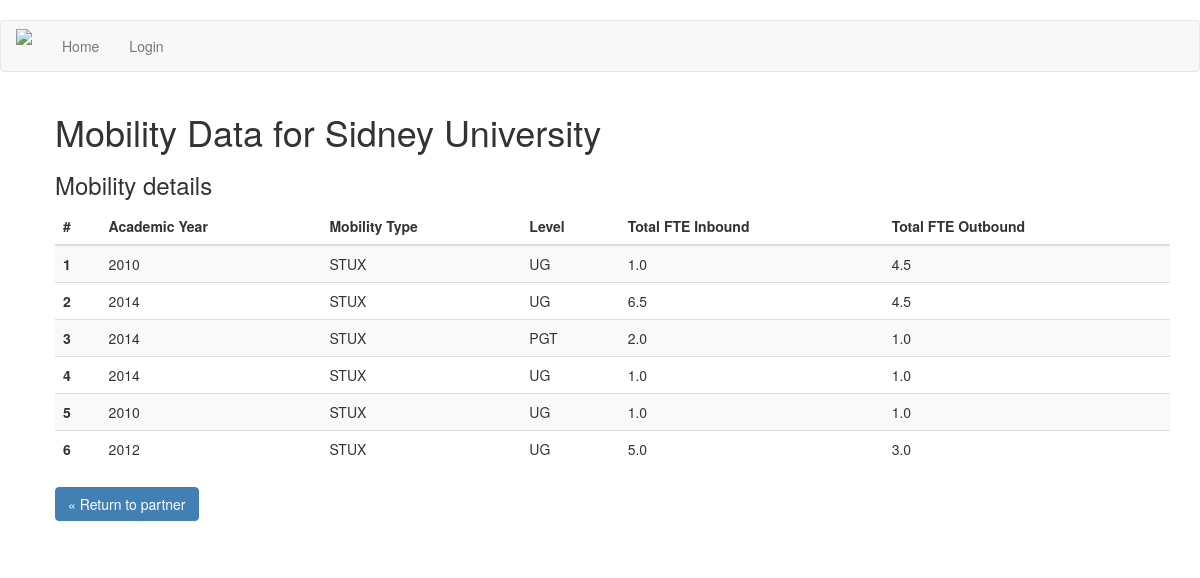
Screenshot of /mobilitydata/1 with the database file from the repository.
### app/models.py (models this page shows, shortened)
class Partner(db.Model):
	id = db.Column(db.Integer, primary_key=True)
	name = db.Column(db.String(80), index=True, unique=True)
	offname = db.Column(db.String(80), index=True)
	ptype = db.Column(db.String(128))
	city = db.Column(db.String(128))
	country = db.Column(db.String(128))
	contact = db.Column(db.String(64))
	owner = db.Column(db.Integer, db.ForeignKey('user.id'))
	created_date = db.Column(db.DateTime, index=True, default=datetime.utcnow)
	last_updated = db.Column(db.Date, index=True)
	updated_by = db.Column(db.Integer)
	agreement = db.relationship('Agreement', backref='partner_org', lazy='dynamic')
	visit = db.relationship('Visit', backref='visit_ref', lazy='dynamic')

class Mobility(db.Model):
	id = db.Column(db.Integer, primary_key=True)
	agreement = db.Column(db.Integer, db.ForeignKey('agreement.id'))
	mobilitytype = db.Column(db.String, db.ForeignKey('agree_type.code'))
	partner = db.Column(db.Integer, db.ForeignKey('partner.id'))
	level = db.Column(db.String)
	session = db.Column(db.Integer)
	totalout = db.Column(db.Float)
	totalin = db.Column(db.Float)

### app/routes.py (the view)
@app.route('/mobilitydata/<id>')
def mobilitydata(id):
	partner = Partner.query.filter_by(id=id).first_or_404()
	mobilities = Mobility.query.filter_by(partner=id).all()
	agreetypes = AgreeType.query.all()
	return render_template('mobilitydata.html', partner=partner, agreetypes=agreetypes, mobilities=mobilities)

### app/templates/mobilitydata.html (shortened to what this page needs)
{% extends "base.html" %}
{% block app_content %}
	<head>
	</head>
	<body>
		<div class="container-fluid" id="container">
			<h1>Mobility Data for {{ partner.name }}</h1>
        	<h3>Mobility details</h3>
            <table class="table table-striped">
				<thead>
				<tr>
					<th scope="col">#</th>
					<th scope="col">Academic Year</th>
			      	<th scope="col">Mobility Type</th>
			      	<th scope="col">Level</th>
			      	<th scope="col">Total FTE Inbound</th>
			      	<th scope="col">Total FTE Outbound</th>
			    </tr>
				</thead>
				<tbody>
			  	{% for m in mobilities %}
			    <tr>
					<th scope="row">{{ m.id }}</th>
					<td>{{ m.session }}</td>
			    	<td>{{ m.mobilitytype }}</td>
			    	<td>{{ m.level }}</td>
					<td>{{ m.totalin }}</td>
			    	<td>{{ m.totalout }}</td>
				</tr>
			    {% endfor %}
				</tbody>
			</table>
			<p><a class="btn btn-primary btn-small" href="{{ url_for('partner', id=partner.id)}}" role="button">&laquo; Return to partner </a></p>
			</div>
	</body>
{% endblock %}

### app/templates/base.html (style rules this page uses)
body { background-image: url("https://images.unsplash.com/photo-1481627834876-b7833e8f5570?ixlib=rb-0.3.5&ixid=eyJhcHBfaWQiOjEyMDd9&s=7857ea46fded9c0fcb5b65b9a20a41d9&auto=format&fit=crop&w=1741&q=80"); height: 100%; background-size: cover; background-position: center; background-repeat: no-repeat; padding-top: 20px }

### app/templates/mobilitydata.html (style rules this page uses)
#container { background: rgba(255, 255, 255, 0.9); padding-bottom: 20px; padding-left: 40px; }
body { height: 100%; background-position: center; background-repeat: no-repeat; background-size: cover; }
.btn { background-color: #4280B4 ; border-color: #4280B4 ; }

### rows the page displays
Partner: name "Sidney University"
Mobility: id "1", session "2010", mobilitytype "STUX", level "UG", totalin "1.0", totalout "4.5"
Mobility: id "2", session "2014", mobilitytype "STUX", level "UG", totalin "6.5", totalout "4.5"
Mobility: id "3", session "2014", mobilitytype "STUX", level "PGT", totalin "2.0", totalout "1.0"
Mobility: id "4", session "2014", mobilitytype "STUX", level "UG", totalin "1.0", totalout "1.0"
Mobility: id "5", session "2010", mobilitytype "STUX", level "UG", totalin "1.0", totalout "1.0"
Mobility: id "6", session "2012", mobilitytype "STUX", level "UG", totalin "5.0", totalout "3.0"
